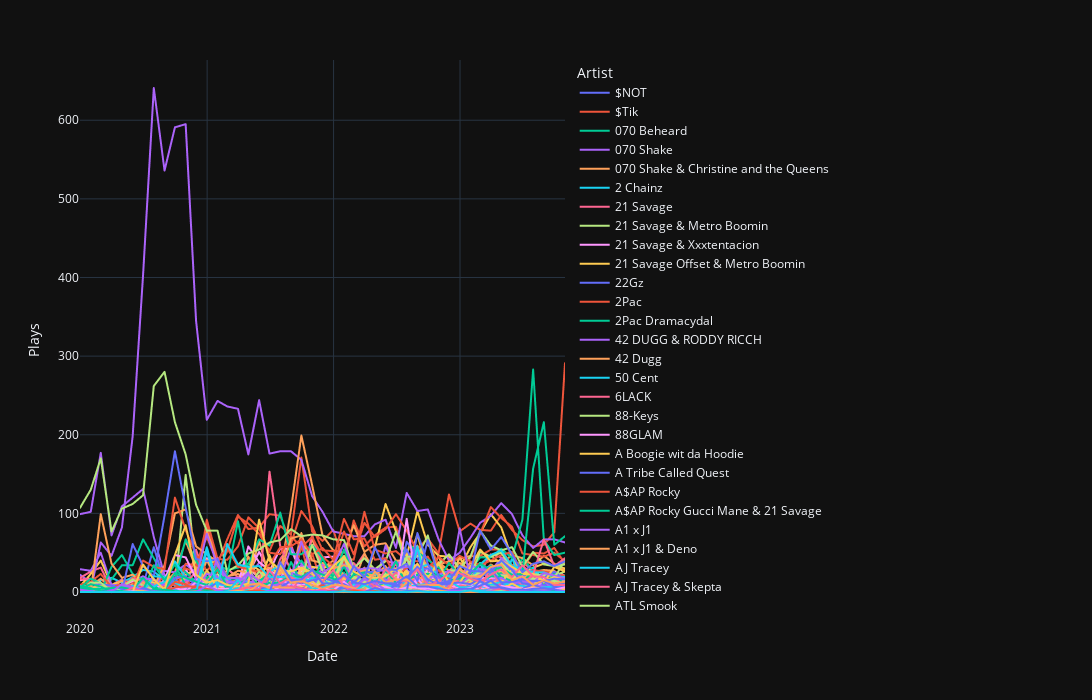

The code cell stored with this chart in its notebook:
### Code cell
pd.options.plotting.backend = "plotly"
fig = grouped_by_month[:-1].plot(template = 'plotly_dark')
fig.update_layout(autosize=False, width=1500, height=700)
fig.update_yaxes(title_text="Plays")
fig.show()
